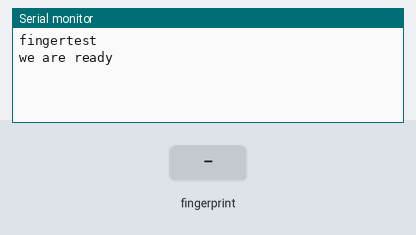
Bench run of a sketch on a simulated Arduino Uno, built with avr-gcc and run on an emulated ATmega328P. Shown: the last lines printed to the serial monitor. The inputs (shaded band) are chosen by the test bench.

Above: at 2.2 s.
2.3 s: finger stored as number 1 placed on the sensor
At 3.3 s:
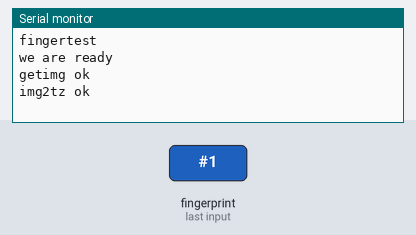
4.0 s: finger stored as number 1 placed on the sensor
At 5.4 s:
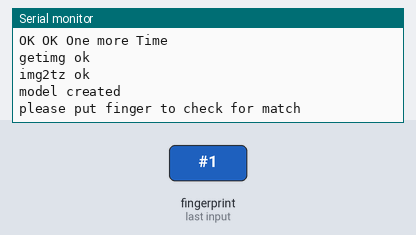
5.7 s: finger stored as number 1 placed on the sensor
At 6.6 s:
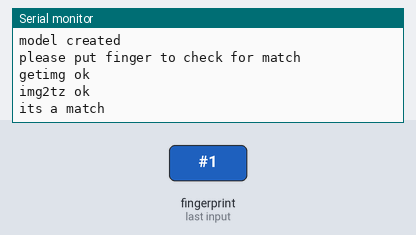

The sketch:

onefingerenrollconmatch.ino
```cpp
#include <Adafruit_Fingerprint.h>
#if ARDUINO >= 100
 #include <SoftwareSerial.h>
#else
 #include <NewSoftSerial.h>
#endif


// pin #2 is IN from sensor (GREEN wire)
// pin #3 is OUT from arduino  (WHITE wire)
#if ARDUINO >= 100
SoftwareSerial mySerial(11,10);
#else
NewSoftSerial mySerial(11,10);
#endif

Adafruit_Fingerprint finger = Adafruit_Fingerprint(&mySerial);
uint8_t p;

uint8_t Buf[600];
int i=0;
void setup()
{
  Serial.begin(9600);
  Serial.println("fingertest");

  // set the data rate for the sensor serial port
  finger.begin(57600);

}

void loop()                     // run over and over again
{
  delay(1000);
  Serial.println("we are ready");
p= finger.getImage();
while(p!=FINGERPRINT_OK) p= finger.getImage();
Serial.println("getimg ok");
p= finger.image2Tz();
if (p!=FINGERPRINT_OK) {
  Serial.println("Error in Img2Tz");
}
else {
  Serial.println("img2tz ok");}
/*   p= finger.upChar();
if (p!=FINGERPRINT_OK) Serial.println("Error in UpChar");
else Serial.println("Upchar ok");}


   for (i=0;i<151;i++){
    while (!mySerial.available());
   Buf[i]=mySerial.read();}
  for (i=0;i<151;i++){
  Serial.print(Buf[i]);
  Serial.print("\n");
  }
for (i=0;i<512;i++)
  { //Serial.println("helloh!");
  while (!mySerial.available())
 {
  if (i >511)
 {
   break;
 }
 }
  Buf[i]=mySerial.read();
  }

  for (i=0;i<512;i++)
  {Serial.println(Buf[i]);}*/

 delay(1000);
  Serial.println("OK OK One more Time");

p= finger.getImage();
while(p!=FINGERPRINT_OK) p= finger.getImage();
Serial.println("getimg ok");
p= finger.image2Tz(2);
if (p!=FINGERPRINT_OK) Serial.println("Error in Img2Tz");
else Serial.println("img2tz ok");

p=finger.createModel();
if (p==FINGERPRINT_OK) Serial.println("model created");

else{ if (p==FINGERPRINT_PACKETRECIEVEERR) Serial.println("Packet rec err");
else Serial.println("not same finger");}

Serial.println("please put finger to check for match");
while(1)
  {

    delay(100);
p= finger.getImage();
while(p!=FINGERPRINT_OK) p= finger.getImage();
Serial.println("getimg ok");
p= finger.image2Tz(2);
if (p!=FINGERPRINT_OK) Serial.println("Error in Img2Tz");
else Serial.println("img2tz ok");


p=finger.Match();
if (p!=FINGERPRINT_OK) Serial.println("no match");

else Serial.println("its a match");
  }
while(1){}


}
```

Measured:
- after the input at 2.3 s, the serial monitor: prints a new line at once (image 1)
- after the input at 4.0 s, the serial monitor: prints a new line after 0.25 s (image 2)
- after the input at 5.7 s, the serial monitor: prints a new line after 0.23 s (image 3)
